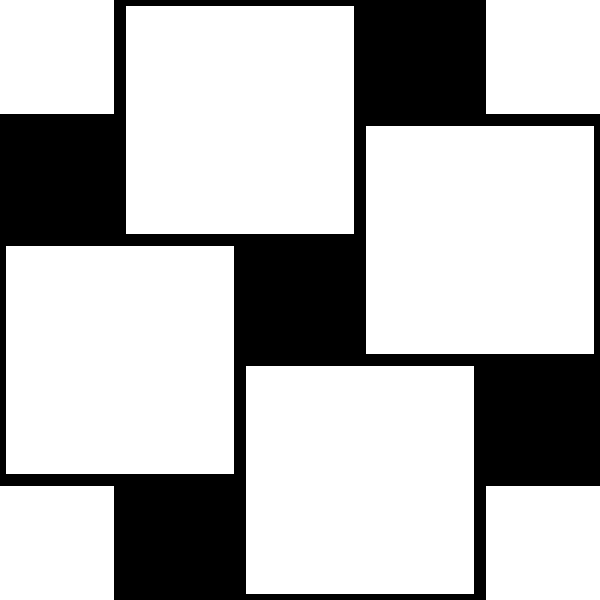
#> input picture img/11949893812045379220pattern-squares-angled-1.svg.hi.png, 600 x 600 px; its folder holds only this picture in this run
$ python test.py   (Python 2 division)   (older library calls are emulated)
#> lines starting #> are read from the running program, lines starting #| are printed output that depends on the picture; after the words box and inside, x2 and y2 are one past the last pixel; in counts of white or black regions, pixels touching at a corner belong together
#!/usr/bin/env python

'''
Simple "Square Detector" program.
Loads several images sequentially and tries to find squares in each image.
'''

# Python 2/3 compatibility
import sys
PY3 = sys.version_info[0] == 3

if PY3:
    xrange = range

import numpy as np
import cv2


def angle_cos(p0, p1, p2):
    d1, d2 = (p0-p1).astype('float'), (p2-p1).astype('float')
    return abs( np.dot(d1, d2) / np.sqrt( np.dot(d1, d1)*np.dot(d2, d2) ) )

def find_squares(img):
    img = cv2.GaussianBlur(img, (5, 5), 0)
    squares = []
    for gray in cv2.split(img):
        for thrs in xrange(0, 255, 15):
            if thrs == 0:
                bin = cv2.Canny(gray, 0, 50, apertureSize=5)
                bin = cv2.dilate(bin, None)
            else:
                retval, bin = cv2.threshold(gray, thrs, 255, cv2.THRESH_BINARY)
            bin, contours, hierarchy = cv2.findContours(bin, cv2.RETR_LIST, cv2.CHAIN_APPROX_SIMPLE)
            for cnt in contours:
                cnt_len = cv2.arcLength(cnt, True)
                cnt = cv2.approxPolyDP(cnt, 0.02*cnt_len, True)
                if len(cnt) == 4 and cv2.contourArea(cnt) > 1000 and cv2.isContourConvex(cnt):
                    cnt = cnt.reshape(-1, 2)
                    max_cos = np.max([angle_cos( cnt[i], cnt[(i+1) % 4], cnt[(i+2) % 4] ) for i in xrange(4)])
                    if max_cos < 0.1:
                        squares.append(cnt)
    return squares

if __name__ == '__main__':
    from glob import glob
    for fn in glob('/home/vincent/Documents/wh/jaar 3/drone/img/*.png'):
        img = cv2.imread(fn)
#> img is the input picture: shape (600, 600, 3); 72.2% white; 1 black region, box (x1, y1, x2, y2) and area: (0, 0, 600, 600) 100080
        squares = find_squares(img)
#> in find_squares, `img = cv2.GaussianBlur(img, (5, 5), 0)`:
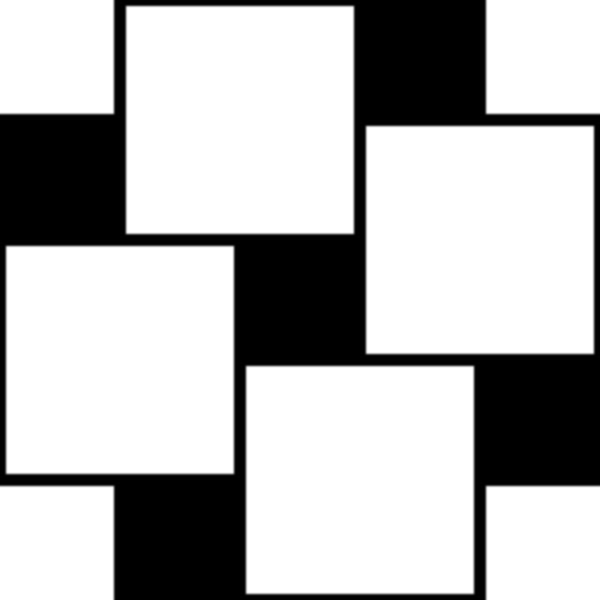
#> img: shape (600, 600, 3); min 0, max 255, mean 184.1
#> the loop in find_squares, `for gray in cv2.split(img):` made 3 passes
        print squares
#> (printed output is left out)
        cv2.drawContours( img, squares, -1, (0, 255, 0), 3 )
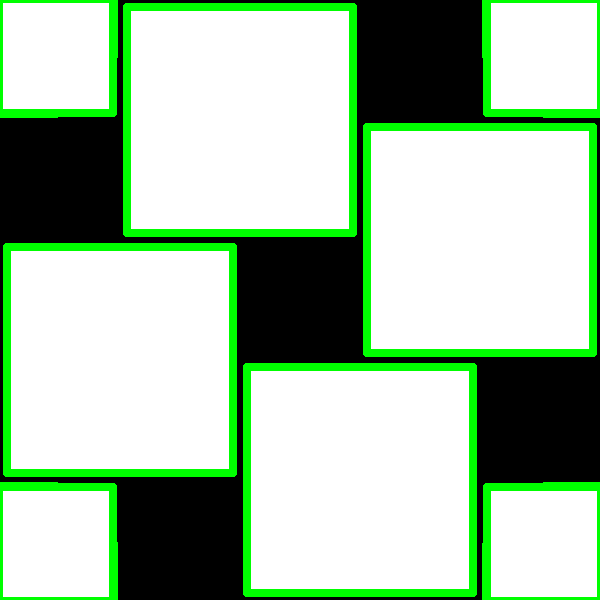
#> img: shape (600, 600, 3); 10.87% of pixels changed, all inside (x1, y1, x2, y2) = (0, 0, 600, 600)
        cv2.imshow('squares', img)
        ch = 0xFF & cv2.waitKey()
#> (key Esc is pressed here)
        if ch == 27:
            break
    cv2.destroyAllWindows()
